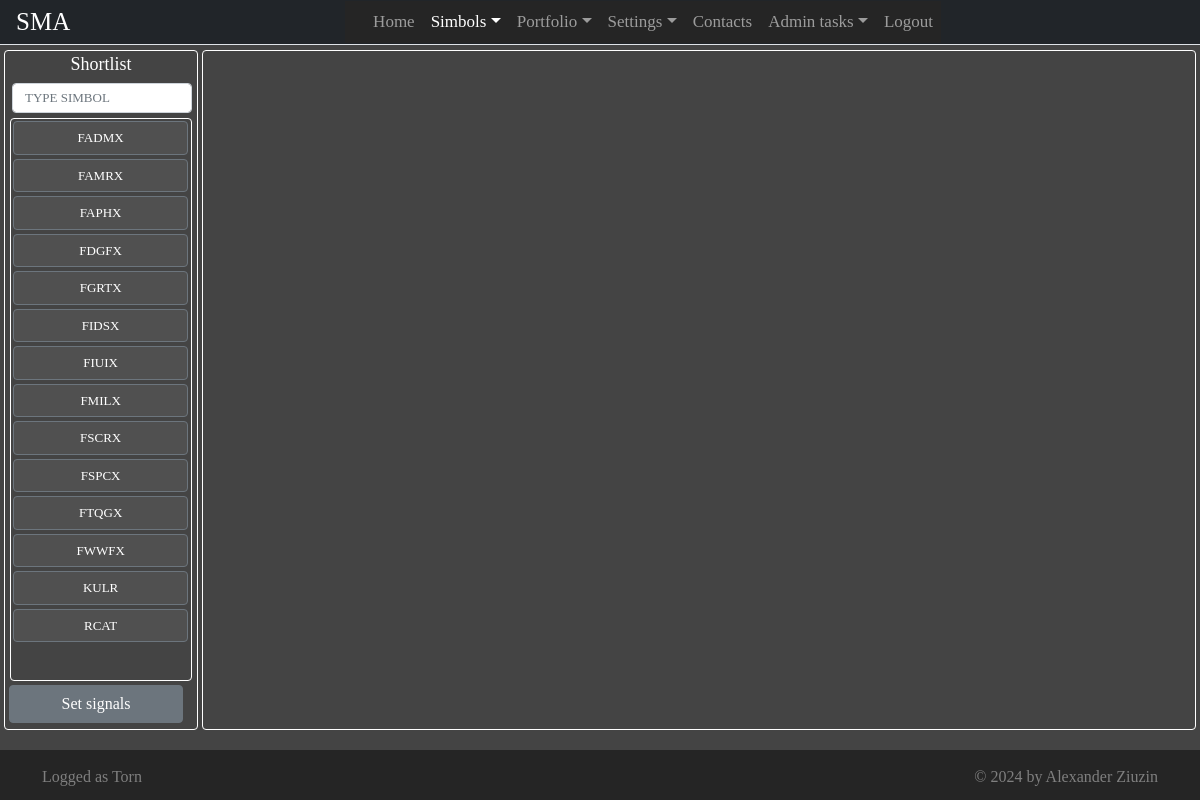
Page /simbols?listtype=shortlist&rwl=false&simbol= (signed in) on the earlier database version.
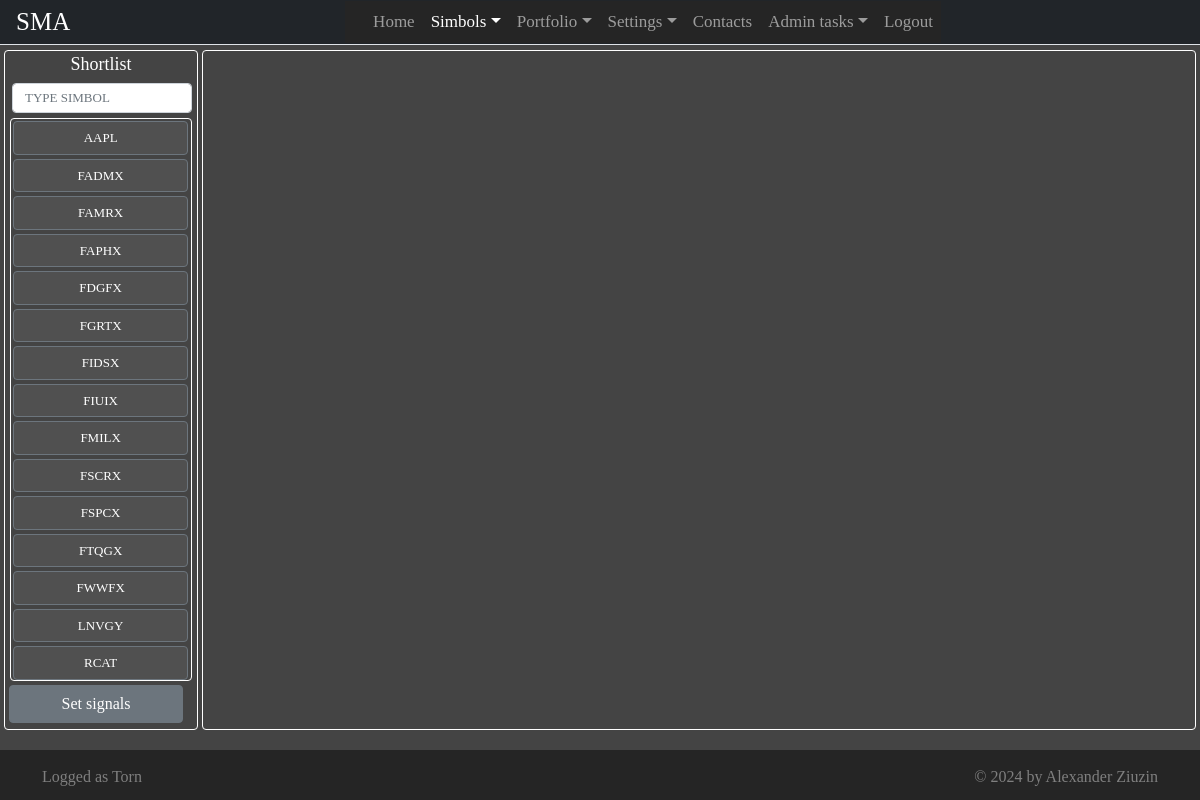
Same page on the later database version.
### app/models.py (models this page shows, shortened)
class Simbol(db.Model):
    __tablename__ = 'simbol'
    simbol = db.Column(db.String(10), primary_key = True)
    title = db.Column(db.String(100))
    category = db.Column(db.String(20))
    sector = db.Column(db.String(30))
    industry = db.Column(db.String(30))
    country = db.Column(db.String(4))
    isfund = db.Column(db.Boolean)
    onemonthreturn = db.Column(db.Float)
    twomonthreturn = db.Column(db.Float)
    threemonthreturn = db.Column(db.Float)
    sixmonthreturn = db.Column(db.Float)
    ytd = db.Column(db.Float)
    oneyearreturn = db.Column(db.Float)
    threeyearreturn = db.Column(db.Float)
    fiveyearreturn = db.Column(db.Float)
    tenyearreturn = db.Column(db.Float)
    lifeoffundreturn = db.Column(db.Float)
    netto = db.Column(db.Float)
    gross = db.Column(db.Float)
    overall = db.Column(db.Float)

class User(UserMixin, db.Model):
    __tablename__ = 'user'
    id = db.Column(db.String(100), primary_key=True)
    email = db.Column(db.String(80), unique=True)
    username = db.Column(db.String(100), unique=True)
    password_hash = db.Column(db.String())
    admin = db.Column(db.Boolean)

### app/views.py (the view, shortened to what this page needs)
@app.route("/simbols")
@login_required
def simbols():
   plots_img = "/static/images/empty_plots.png"
   if request.args:
      req = request.args
      listtype = req["listtype"]
      simbol   = req["simbol"]
      rwl      = req["rwl"]
      simbols=[]
      selected_simbol_data = db.session.query(Simbol).filter(Simbol.simbol == simbol).first()
      try:
         if listtype == "watchlist":
            subquery = db.session.query(UserSimbol.simbol).filter(UserSimbol.userid == current_user.id, UserSimbol.listtype == 2).subquery()
            simbols = db.session.query(Simbol, SimbolData)\
                     .outerjoin(SimbolData, SimbolData.simbol ==Simbol.simbol)\
                     .filter(Simbol.simbol.in_(subquery))\
                     .order_by(Simbol.simbol).all()
         if listtype == "shortlist":
            subquery = db.session.query(UserSimbol.simbol).filter(UserSimbol.userid == current_user.id, UserSimbol.listtype == 3).subquery()
            simbols = db.session.query(Simbol, SimbolData)\
                     .outerjoin(SimbolData, SimbolData.simbol ==Simbol.simbol)\
                     .filter(Simbol.simbol.in_(subquery))\
                     .order_by(Simbol.simbol).all()
         if listtype == "unselected":
            subquery = db.session.query(UserSimbol.simbol).filter(UserSimbol.userid == current_user.id).subquery()
            simbols = db.session.query(Simbol, SimbolData)\
                     .outerjoin(SimbolData, SimbolData.simbol ==Simbol.simbol)\
                     .filter(Simbol.simbol.notin_(subquery))\
                     .order_by(Simbol.simbol).all()
         historydata = ChartsData("-----", get_user_indicators_params("-----", current_user.id))
         if rwl == 'true':
            for smb in simbols:
               load_historical_data(simbol = smb[0].simbol)
         return render_template("simbols.html" , pageName = "Simbols", simbols = simbols,
                                 selected_simbol = req["simbol"],
                                 selected_simbol_data = selected_simbol_data,
                                 user = current_user,
                                 listtype = req["listtype"], plots_image = plots_img,
                                 last_price = historydata.lastPrice,
                                 warning_level = historydata.warningLevel)
      except Exception as ex:
          return render_template("error.html", pageName = "Simbols", user = current_user, error_descr = ex.args)

### app/models.py (called while the page is built, shortened)
def get_user_indicators_params(simbol:str, userid:str)->IndicatorsParams:
    user_indicators_params  = db.session\
                                .query(IndicatorsParams)\
                                .filter(IndicatorsParams.userid == userid,
                                        IndicatorsParams.simbol == simbol)\
                                .first()
    return user_indicators_params

### app/userlogin.py (called while the page is built)
@login.user_loader
def load_user(id):
    return User.query.get(str(id))

### app/templates/simbols.html (shortened to what this page needs)
{% extends "base.html" %}
{% block main %}
<div>
    <div id = "main-row" class = "row gx-3">
        <div id = "left-column" class = "col-md-2 left-column">
            <div class = "simbols-list-border">
                <div class = "row simbols-list-header">
                    {% if listtype == "shortlist" %}
                    Shortlist
                    {% endif %}
                </div>
                <div id = "simbols-search-row" class = "row">
                    <input id = "simbol-search" type="text" class = "form-control search-simbol-input"
                        placeholder="Type simbol">
                </div>
                <div id = "simbols-list-row" class = "row">
                    <ul id = "list-of-simbols" class = "simbols-list">
                        {% for simbol in simbols %}
                        <li>
                            <button type="button"
                                    class="btn  btn-secondary shadow-none
                                    simbol-button warning-level-{{simbol[1].warning_level}}"
                                    onclick="simbol_button_click(event)">
                                    {{simbol[0].simbol}}
                            </button>
                        </li>
                        {% endfor %}
                    </ul>
                </div>
                {% if listtype == "watchlist" or listtype == "portfolio" or listtype == "shortlist" %}
                <div id = "set-warn-levels-row" class = "row">
                    <div class = "col-sm">
                        <button type="button" class="btn btn-secondary shadow-none"
                            style="width: 100%;"
                            onclick="set_warning_levels_button_click()">
                            Set signals
                        </button>
                    </div>
                </div>
                {% endif %}
            </div>
        </div>
        <div id = "right-column" class = "col-md-10 right-column">
            <div class = "plots-border">
                <div id = "plots-header" class = "row">
                </div>
                <div id = "plots-body" class = "row" style="background-image: url('{{plots_image}}')">
                </div>
                <div id = "plots-footer" class = "row">
                    <div class = "col-sm-12">
                        <div class="float-end">
                        </div>
                </div>
                </div>
            </div>
        </div>
    </div>
</div>
{% endblock %}

### app/templates/base.html (shortened to what this page needs)
<!DOCTYPE html>
<html lang="en" dir="ltr">
    <head>
        <link rel="stylesheet" type="text/css" href="/static/css/bootstrap.min.css"/>
        <link rel="stylesheet" type="text/css" href="/static/css/style.css" />
	</head>
    <body >
      <header id = "page-header" class="container-sm">
        <nav class="navbar navbar-expand-sm navbar-dark bg-dark fixed-top navigation" >
          <a id = "brand-icon" class="navbar-brand cinzel-400" href="#">SMA</a>
          <div class="collapse navbar-collapse justify-content-center" id="navbarCollapse">
            <ul class="navbar-nav">
              <li class = "nav-item">
                <a class="nav-link {% if pageName == 'Home' %} active {% endif %}" aria-current="page" href="/">Home</a>
              </li>
              {% if user.is_authenticated %}
              <li class = "nav-item dropdown">
                <a  id="navbarDropdownSimbols"
                    class="nav-link dropdown-toggle {% if pageName == 'Simbols' %} active {% endif %}"
                    href="#"
                    role="button" data-bs-toggle="dropdown"
                    aria-expanded="false">Simbols</a>
              </li>
              <li class = "nav-item dropdown">
                <a id ="navbarDropdownPortfolio"
                   class="nav-link dropdown-toggle {% if pageName == 'Portfolio' %} active {% endif %}"
                   href="#"
                   role="button" data-bs-toggle="dropdown"
                  aria-expanded="false">Portfolio</a>
              </li>
              <li class = "nav-item dropdown">
                <a id ="navbarDropdownSettings"
                   class="nav-link dropdown-toggle {% if pageName == 'Settings' %} active {% endif %}"
                   href="#"
                   role="button" data-bs-toggle="dropdown"
                   aria-expanded="false">Settings</a>
              </li>
              {% endif %}
              <li class = "nav-item">
                <a class="nav-link {% if pageName == 'Contacts' %} active {% endif %}" href="/contacts">Contacts</a>
              </li>
              {% if user.admin %}
              <li class = "nav-item dropdown">
                <a id ="navbarDropdownSettings"
                   class="nav-link dropdown-toggle {% if pageName == 'AdminTasks' %} active {% endif %}"
                   href="#"
                   role="button" data-bs-toggle="dropdown"
                   aria-expanded="false">Admin tasks</a>
              {% endif %}
              <li class = "nav-item">
                {% if user.is_authenticated %}
                  <a class="nav-link {% if pageName == 'Login' %} active {% endif %}" href="/logout">Logout</a>
                {% else %}
                  <a class="nav-link {% if pageName == 'Logout' %} active {% endif %}" href="/login">Login</a>
                {% endif %}
              </li>
            </ul>
          </div>
        </nav>
      </header>
      <main id="main">
          {% block main %}
          {% endblock %}
      </main>
      <footer class = "d-flex align-items-center">
        <div  class = "container">
          <div class = "row ">
            <div class = "col-sm-6">
              <div class = "d-flex justify-content-start">
                {% if user.is_authenticated %}
                  Logged as {{user.username}}
                {% endif %}
              </div>
            </div>
            <div class = "col-sm-6" >
              <div class = "d-flex justify-content-end">
                © 2024 by Alexander Ziuzin
              </div>
            </div>
          </div>
        </div>
      </footer>
    </body>
</html>

### app/static/css/style.css (style rules this page uses)
html { visibility:hidden; }
body { color: #566787;background-color:rgb(68, 68, 68); font-family: "HvDTrial_Brandon_Grotesque_regular"; font-size: large; text-size-adjust: 100%; min-width: 375px; }
.cinzel-400 { font-family: 'Cinzel'; font-size: 1.5em; font-weight: 400; color:White; }
.navigation { height: 45px; padding-top: 0px; padding-bottom: 0px; border-bottom: solid white 1px; }
#main { width: 100%; margin-top: 50px; margin-left: 0px; margin-right: 0px; }
footer { position:fixed; bottom: 0; width:100%; height: 50px; background-color:rgb(37, 37, 37); text-align: center; padding-top: 5px; color: #7F7F7F; font-size:medium; padding-top: 3px; }
#brand-icon { margin-left: 4px; }
.col-sm { margin: 4px; }
.navbar { padding-top: 0 !important; padding-bottom: 0 !important; background: #ffffff; padding-left: 0px; padding-right: 0px; border-bottom: 1px solid #dfe3e8; border-radius: 0; }
.navbar .navbar-brand { padding-left: 0; font-size: 25px; }
.navbar .navbar-nav { position: relative; background-color:rgb(37, 37, 37); padding-left: 20px; }
.navbar a, .navbar a:active { color: #888; font-size: 17px; background: transparent; }
.active { color:white; }
#brand-icon { margin-left: 16px; }
.navbar-dark { margin-bottom: 2px; }
#main-row { margin-top: 50px; color: white; }
.left-column { align-items: center; }
.right-column { border-radius: 4px; }
#simbols-search-row { margin: 5px; }
#plots-body { height: calc(100% - 90px); background-position: center; background-size: contain; background-repeat: no-repeat; margin: 2px; flex-grow: 1; }
#plots-footer { margin-top: 10px; }
#simbols-list-row { padding-right: 10px; height: calc(100% - 115px); }
.simbols-list { height: 100%; list-style-type: none; align-items: center; justify-content: center; overflow-y:scroll; overflow-x: hidden; margin-left: 5px; margin-right: 15px; padding-right: 3px; border: 1px solid white; border-radius: 4px; }
.simbols-list-border { height:inherit; border: 1px solid white; border-radius: 4px; padding-left: 0px; padding-right: 0px; margin-right: 2px; margin-left: 4px; }
.simbols-list-header { font-size: large; justify-content: center; text-wrap:wrap ; }
.search-simbol-input { align-self:center; width: calc(100% - 2px); margin-left: 2px; text-transform: uppercase; height: 30px; font-size: small; border-radius: 4px; }
.simbol-button { background-color: #505050; width: 99%; margin: 2px; font-size: small; background-image: url('../images/Red_100x70_gray_small.png'); background-repeat: no-repeat; background-size: 15px 10px; background-position: right 10px top 2px; }
.plots-border { height:inherit; border: 1px solid white; border-radius: 4px; padding-left: 0px; padding-right: 0px; margin-left: 2px; margin-right: 4px; }
#set-warn-levels-row { margin-right: 10px; }
.warning-level-0 { background-image: none; }
.warning-level-3 { background-image: none; }
.row { --bs-gutter-x:0rem }

Differences in the rows shown:
no longer on this page (row unchanged): Simbol: simbol "KULR"
now on this page (row unchanged): Simbol: simbol "AAPL"
added Simbol: simbol "LNVGY"
